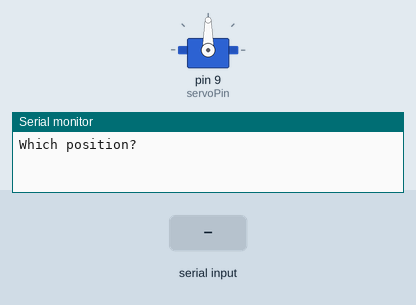
This sketch was run on a simulated Arduino Uno, built with avr-gcc and run on an emulated ATmega328P. On the bench: servo, the last lines printed to the serial monitor. Inputs (shaded band) come from the test bench.

Above: at 1.2 s.
1.3 s: "30,150\n" received over Serial
At 3.1 s:
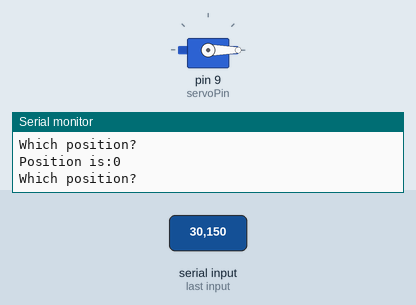
3.8 s: "90,45\n" received over Serial
At 4.3 s:
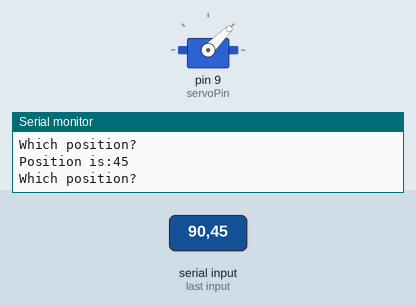
6.3 s: "200\n" received over Serial
At 7.1 s:
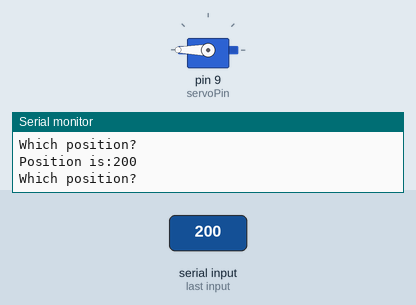
Timing chart, 0 to 9.3 s (numbered marks = the images above; inputs shaded):
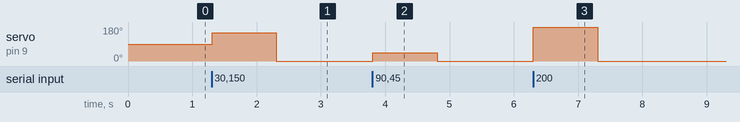

The sketch:

11_servo.ino
```cpp
#include <Servo.h>
int servoPin=9;
int servoPos=0;

Servo myservo;
void setup() {
  Serial.begin(9600);
  myservo.attach(servoPin);

}

void loop() {
  Serial.println("Which position?");
  while (Serial.available() ==0){
    // do nothing
  }
    servoPos=Serial.parseInt();
    Serial.print("Position is:");
    Serial.println(servoPos);
    myservo.write(servoPos);
}
```

Measured:
- after the input at 1.3 s, servo on pin 9 (servoPin): 90° → 150° at once, → 0° 1.0 s later
- after the input at 3.8 s, servo on pin 9 (servoPin): 0° → 45° at once, → 0° 1.0 s later
- after the input at 6.3 s, servo on pin 9 (servoPin): 0° → 180° at once, → 0° 1.0 s later
